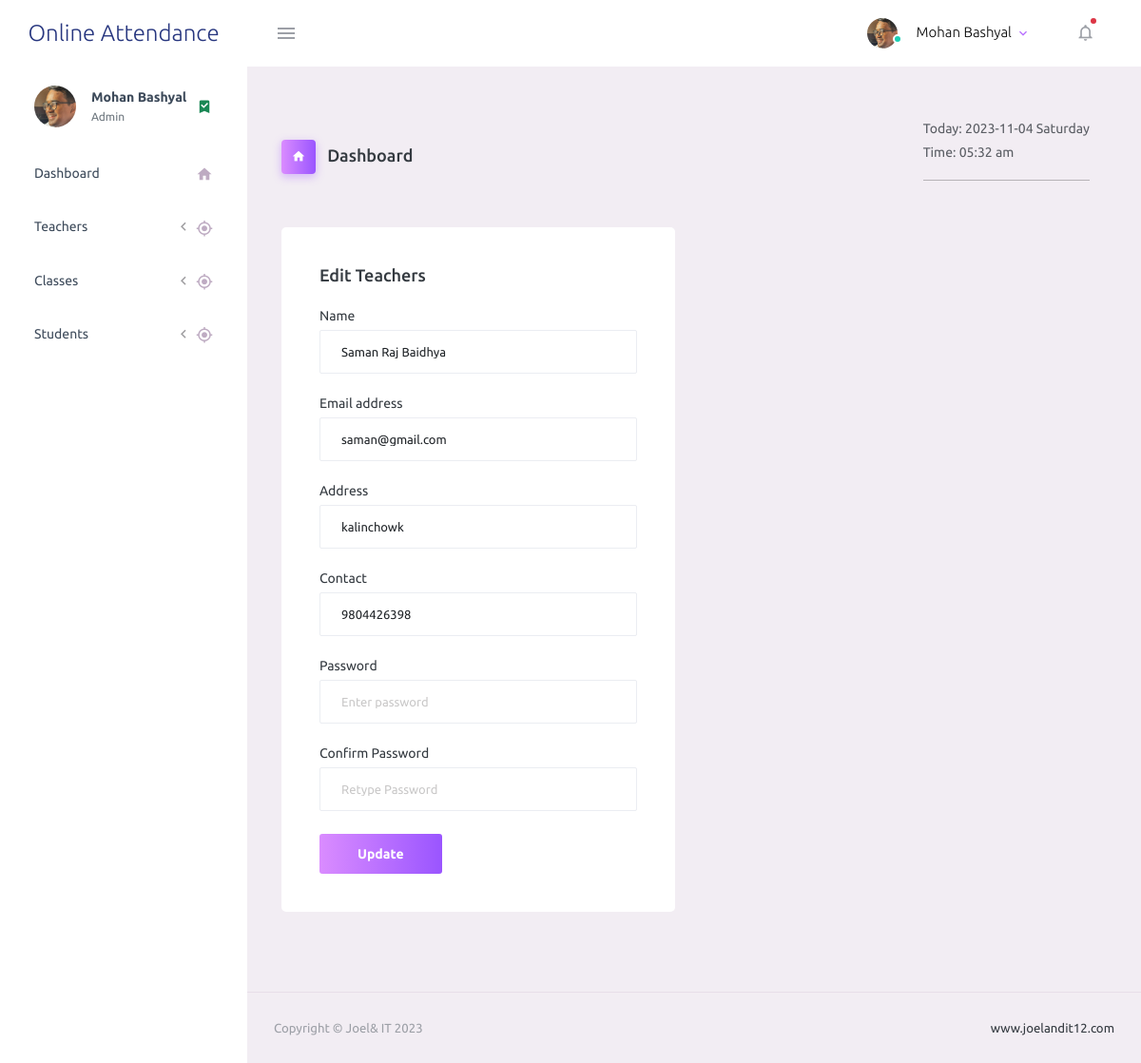
The app's page /edit-teachers.php?id=3 (signed in) with its own data.
### tables this page shows
CREATE TABLE `users` (
  `id` int(11) NOT NULL,
  `name` varchar(255) NOT NULL,
  `gender` varchar(6) NOT NULL,
  `email` varchar(255) NOT NULL,
  `address` varchar(255) NOT NULL,
  `contact` varchar(255) NOT NULL,
  `school` varchar(255) NOT NULL,
  `password` varchar(255) NOT NULL,
  `role` varchar(255) NOT NULL,
  `photo` varchar(255) NOT NULL
);

### edit-teachers.php (the view, shortened to what this page needs)
<?php
	include_once('config.php');
  $id = $_GET['id'];
?>
<!DOCTYPE html>
<html lang="en">
  <head>
    <link rel="stylesheet" href="assets/vendors/mdi/css/materialdesignicons.min.css">
    <link rel="stylesheet" href="assets/vendors/css/vendor.bundle.base.css">
    <link rel="stylesheet" href="assets/css/style.css">
  </head>
  <body>
    <div class="container-scroller">
      <?php require "includes/navbar.php"; ?>
      <div class="container-fluid page-body-wrapper">
        <?php require "includes/sidebar.php"; ?>
        <div class="main-panel">
          <div class="content-wrapper">
            <div class="page-header">
              <h3 class="page-title">
                <span class="page-title-icon bg-gradient-primary text-white me-2">
                  <i class="mdi mdi-home"></i>
                </span> Dashboard
              </h3>
              <nav aria-label="breadcrumb">
                <ul class="breadcrumb">
                  <li class="breadcrumb-item active" aria-current="page">
                    <span></span>Today: <?php echo date('Y-m-d l'); ?><br>
                    Time: <?php echo date('h:i a');?>
                    <hr style="color: black;width: 50px solid;">
                  </li>
                </ul>
              </nav>
            </div>
            <div class="row">
                <div class="col-md-6 grid-margin stretch-card">
                  <div class="card">
                    <div class="card-body">
                      <h4 class="card-title">Edit Teachers</h4>
                      <?php
                        $query ="select name,email,address,contact from users where id='$id'";
                        $result = mysqli_query($con, $query);
                        $teacher = mysqli_fetch_assoc($result);
                      ?>
                      <form class="forms-sample"  method="post">
                        <div class="form-group">
                          <label for="exampleInputUsername1">Name</label>
                          <input type="text" class="form-control" id="exampleInputUsername1" name="name" value="<?=$teacher['name']?>">
                        </div>
                        <div class="form-group">
                          <label for="exampleInputEmail1">Email address</label>
                          <input type="email" class="form-control" id="exampleInputEmail1" name="email" value="<?=$teacher['email']?>">
                        </div>
                        <div class="form-group">
                          <label for="exampleInputEmail1">Address</label>
                          <input type="text" class="form-control" id="exampleInputEmail1" name="address" value="<?=$teacher['address']?>" >
                        </div>
                        <div class="form-group">
                          <label for="exampleInputEmail1">Contact</label>
                          <input type="text" class="form-control" id="exampleInputEmail1" name="contact" value="<?=$teacher['contact']?>">
                        </div>
                        <div class="form-group">
                          <label for="exampleInputPassword1">Password</label>
                          <input type="password" class="form-control" id="exampleInputPassword1" name="password" placeholder="Enter password">
                        </div>
                        <div class="form-group">
                          <label for="exampleInputConfirmPassword1">Confirm Password</label>
                          <input type="password" class="form-control" name="c_password" id="exampleInputConfirmPassword1" placeholder="Retype Password">
                        </div>
                        <button type="submit" class="btn btn-gradient-primary me-2" name="update">Update</button>
                      </form>
                    </div>
                  </div>
                </div>
            </div>
          </div>
          <?php require"includes/footer.php"; ?>
        </div>
      </div>
    </div>
  </body>
</html>

### records on screen
users: name "Saman Raj Baidhya", email "saman@gmail.com", address "kalinchowk", contact "9804426398"

### other values on screen
$_SESSION['NAME'] "Mohan Bashyal"
$_SESSION['ROLE'] "Admin"
